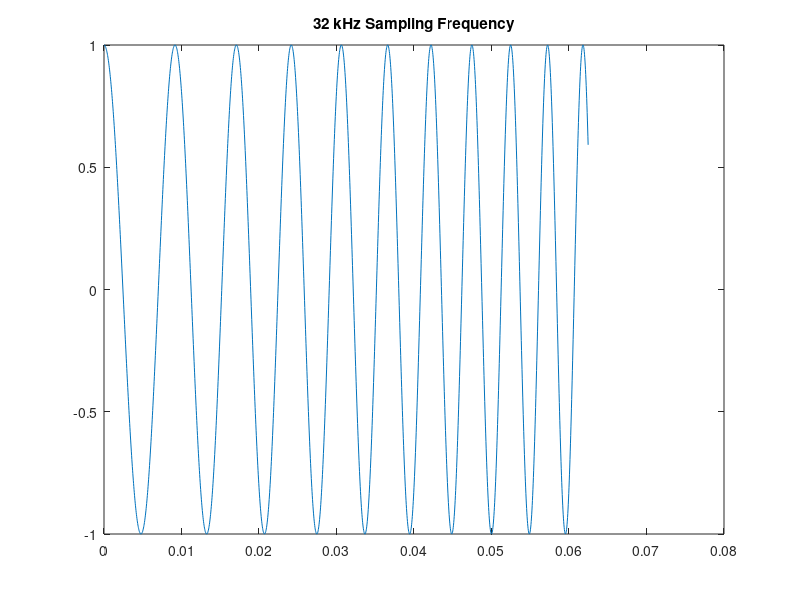

Source code (MATLAB):
clc; clear all;
% Sampling frequency and interval
fs = 32000;
Ts = 1/fs;

% Starting frequency and increase slope
f1 = 100;
mu = 2000;

% Make the time vector for replayed sound spurt
% Play the spurt for 2 seconds
tfinal = 8;
nsound=0:Ts:tfinal;

% Make the time vector for the plot
nplot=0:Ts:(2000-1)*Ts;

% Sample the sinusoid.
cnT = cos(pi*mu*nsound.^2 + 2*pi*f1*nsound);

% Make the plot
plot(nplot, cnT(1:2000));
title('32 kHz Sampling Frequency');

% Save cnT as a wav sound file, soundfile.wav.
audiowrite('soundfile_chirp_1.wav', cnT, fs);

% Uncomment/edit this next line to save the graph.
exportgraphics(gcf, 'graph_chirp_1.jpg');
